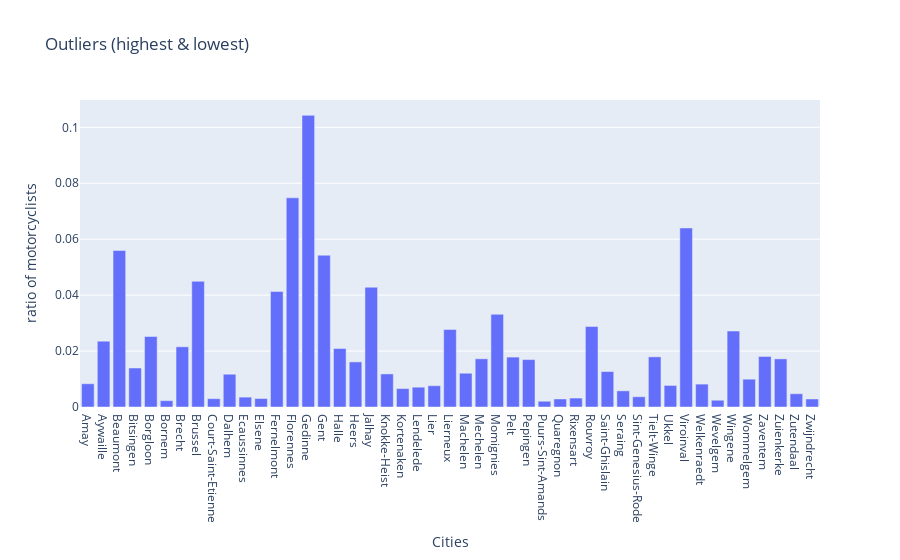

Write notebook code for a chart like this one.
### Code cell
init_notebook_mode(connected=True)
for chart in charts:
    chart.pop('id', None) # for some reason iplot does not like 'id'
iplot(figure)

### Figure 1 — Plotly figure (JSON) as saved in the notebook; plotly's stock layout.template omitted (floating-point values rounded to 4 significant figures)
{"data": [{"type": "bar", "x": ["Amay", "Aywaille", "Beaumont", "Bitsingen", "Borgloon", "Bornem", "Brecht", "Brussel", "Court-Saint-Etienne", "Dalhem", "Ecaussinnes", "Elsene", "Fernelmont", "Florennes", "Gedinne", "Gent", "Halle", "Heers", "Jalhay", "Knokke-Heist", "Kortenaken", "Lendelede", "Lier", "Lierneux", "Machelen", "Mechelen", "Momignies", "Pelt", "Pepingen", "Puurs-Sint-Amands", "Quaregnon", "Rixensart", "Rouvroy", "Saint-Ghislain", "Seraing", "Sint-Genesius-Rode", "Tielt-Winge", "Ukkel", "Viroinval", "Welkenraedt", "Wevelgem", "Wingene", "Wommelgem", "Zaventem", "Zuienkerke", "Zutendaal", "Zwijndrecht"], "y": [0.008316, 0.02355, 0.05595, 0.01394, 0.02521, 0.002257, 0.02152, 0.04494, 0.002973, 0.01172, 0.003534, 0.003034, 0.04128, 0.0748, 0.1043, 0.05428, 0.02092, 0.01612, 0.04282, 0.01183, 0.006583, 0.007088, 0.007611, 0.02774, 0.01208, 0.01723, 0.03315, 0.01784, 0.01695, 0.00206, 0.002868, 0.003197, 0.02877, 0.01267, 0.00578, 0.003667, 0.01793, 0.007707, 0.06402, 0.008181, 0.002422, 0.02716, 0.009947, 0.01807, 0.0172, 0.004737, 0.002865]}], "layout": {"barmode": "stack", "legend": {"orientation": "h"}, "title": {"text": "Outliers (highest & lowest)"}, "xaxis": {"title": {"text": "Cities"}}, "yaxis": {"title": {"text": "ratio of motorcyclists"}, "type": "linear"}}}
